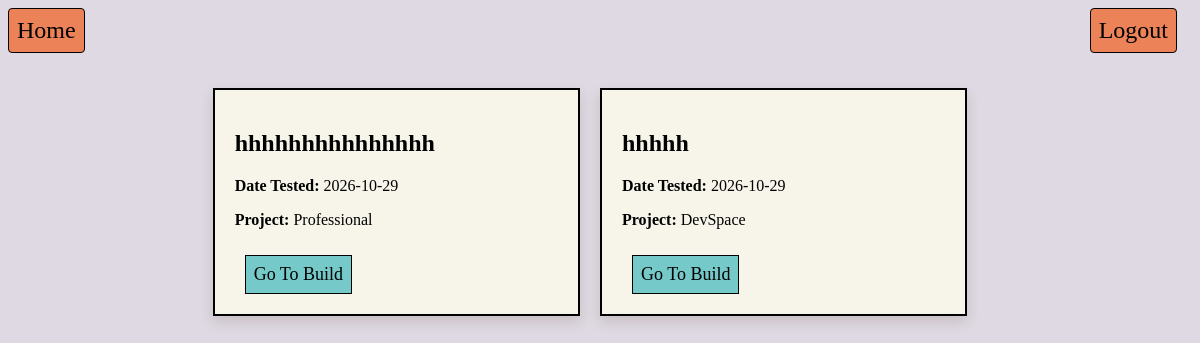
Page /tester (signed in) on the committed database.
### models.py (models this page shows, shortened)
class Feedback(db.Model, UserMixin):
    __tablename__ = 'feedbacks'
    id = db.Column(db.Integer, primary_key=True)
    date = db.Column(db.Date, default=datetime.UTC, nullable=False)
    comment = db.Column(db.Text, unique=False, nullable=False)
    accepted = db.Column(db.Boolean, default=False, nullable=False)
    rejected = db.Column(db.Boolean, default=False, nullable=False)
    buildId = db.Column(db.Integer, db.ForeignKey('builds.id'), nullable=False)
    testerId = db.Column(db.Integer, db.ForeignKey('users.uid'), nullable=False)
    responses = db.relationship('Response', backref='feedback', lazy=True)

class Build(db.Model, UserMixin):
    __tablename__ = 'builds'
    id = db.Column(db.Integer, primary_key=True)
    name = db.Column(db.String(80), unique=False, nullable=False)
    description = db.Column(db.Text, unique=False, nullable=False)
    instructions = db.Column(db.Text, unique=False, nullable=False)
    link = db.Column(db.Text, unique=False, nullable=False)
    tag = db.Column(db.String(80), unique=False, nullable=False)
    developerID = db.Column(db.Integer, db.ForeignKey('users.uid'), nullable=False)
    feedbacks = db.relationship('Feedback', backref='build', lazy=True)

### routes.py (the view)
    @app.route('/tester')
    @login_required
    def tester():
        builds = Build.query.all()
        allFeedback = []
        allBuilds = []
        for build in builds:
            feedback = Feedback.query.filter_by(testerId=current_user.uid, buildId=build.id).all()
            if feedback:
                allBuilds.append(build)
                allFeedback += feedback
        return render_template('tester.html', builds = allBuilds, feedback = allFeedback), 200

### templates/tester.html (shortened to what this page needs)
{% extends "base.html" %}
{% block body_id %}homeBody{% endblock %}
{% block content %}
<div class="navbar" id="logoutButton">
    <a href="{{ url_for('logout') }}">Logout</a>
</div>
<div class="navbar">
    <a href="{{ url_for('home') }}">Home</a>
</div>
<div class="main-accessible-wrapper">
    <main id="mainContent">
        <div id="buildTable" {% if not feedback %} hidden {% endif %}>
        {% for comment in feedback %}
            <div class="display-container" data-static="true">
                <div class="display-container-main-content">
                    <h2>{{ comment.comment }}</h2>
                    <p><b>Date Tested: </b> {{ comment.date }}</p>
                    <p><b>Project: </b> {{ comment.build.name }}</p>
                    <a href="{{ url_for('home') }}#build-{{ comment.build.id }}" class="button" style="text-decoration: none; margin-left: 10px;">Go To Build</a>
                </div>
            </div>
        {% endfor %}
        <br>
        </div>
    </main>
</div>
{% endblock %}

### static/style.css (style rules this page uses)
* { font-family: Verdana; }
body { background-color: #DED9E2; }
.navbar { display: flex; margin-bottom: 15px; }
.navbar a { padding: 6px; margin-right: 10px; border: 1.5px solid black; border-radius:4px; text-decoration: none; color: #1C1B1F; font-size: 20px; background: #EB8258; }
#loginButtons, #logoutButton { float: right; }
#buildTable { display: flex; flex-wrap: wrap; justify-content: center; gap: 20px; padding: 20px; }
.display-container { background-color: #F7F4EA; border: 2px solid black; padding: 20px; box-sizing: border-box; box-shadow: 0 6px 12px rgba(79, 44, 29, 0.15); flex: 0 0 100%; cursor: pointer; position: relative; }
.button { padding: 8px; margin-right: 15px; border: 1.5px solid black; text-decoration: none; color: black; font-size: 18px; background: #75C9C8; margin-top: 10px; }
.display-container-main-content .button { display: inline-block; vertical-align: middle; white-space: nowrap; }
@media (min-width: 600px) { .display-container { flex: 0 0 calc(50% - 8px); } }
@media (min-width: 600px) { .navbar a { padding: 8px; margin-right: 15px; border: 1.5px solid black; text-decoration: none; color: black; font-size: 24px; background: #EB8258; } }
@media (min-width: 900px) { .display-container { flex: 0 0 calc(33.333% - 14px); } }

### rows in the picture
Feedback: comment "hhhhhhhhhhhhhhh", date "2026-10-29", build.name "Professional"
Feedback: comment "hhhhh", date "2026-10-29", build.name "DevSpace"
